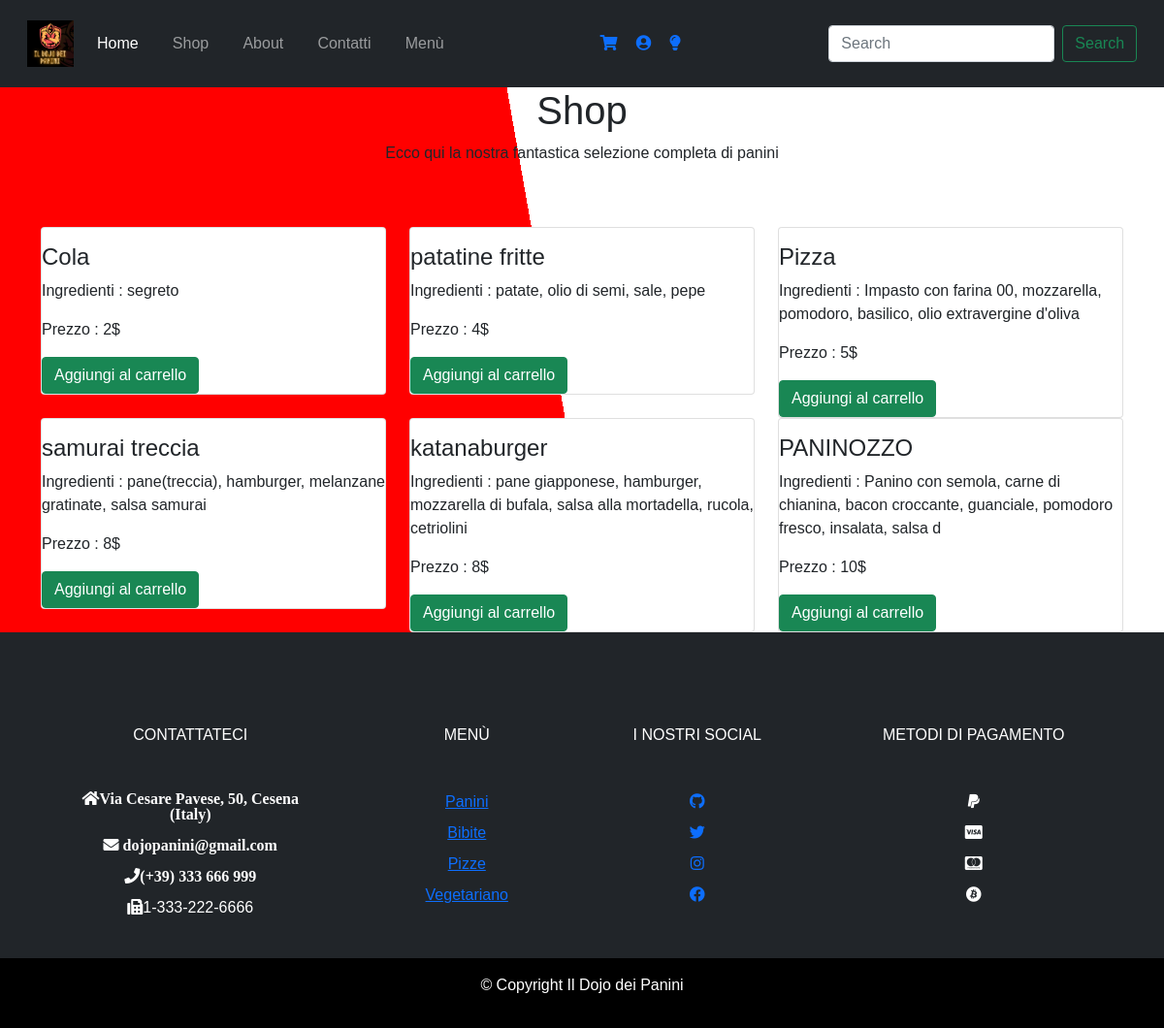
Screenshot of /php/shop.php with the database file from the repository.
### tables this page shows
CREATE TABLE IF NOT EXISTS `prodotti` (
  `codice_prodotto` int(10) UNSIGNED NOT NULL AUTO_INCREMENT,
  `nome` varchar(30) NOT NULL,
  `prezzo` int(4) NOT NULL,
  `quantita_disponibile` int(5) NOT NULL,
  `ingredienti` varchar(100) NOT NULL,
  `img` varchar(100) NOT NULL,
  PRIMARY KEY (`codice_prodotto`)
);

### php/shop.php (called while the page is built)
<?php
require_once 'bootstrap.php';
$templateParams["titolo"] = "Shop";
$templateParams["nome"] = "shop-tmplt.php";
$templateParams["products"] = $dbh->getMenuByPriceOrder();
require 'template/base.php';
?>

### php/database.php (called while the page is built, shortened)
<?php
class DatabaseHelper{
    private $db;
    public function __construct($servername, $username, $password, $dbname, $port){
        $this->db = new mysqli($servername, $username, $password, $dbname, $port);
    }
    public function getMenuByPriceOrder() {
        $stmt = $this -> db -> prepare("SELECT * FROM prodotti ORDER BY prezzo ASC");
        $stmt->execute();
        $result = $stmt->get_result();
        return $result->fetch_all(MYSQLI_ASSOC);
    }
}
?>

### php/bootstrap.php (called while the page is built, shortened)
<?php
require_once("../php/database.php");
$dbh = new DatabaseHelper("localhost", "root", "", "dojo", 3306);
?>

### php/template/shop-tmplt.php (the view, shortened to what this page needs)
<section class="food">
                <div class="food-card wrapper">
                  <div class="container">
                    <div class="row">
                      <div class="col-sm-12">
                        <div class="text-content text-center">
                          <h1><?php echo $templateParams["titolo"]?></h1>
                          <p>Ecco qui la nostra fantastica selezione completa di panini</p>
                        </div>
                      </div>
                    </div>
                    <div class="row pt-5">
                        <?php foreach($templateParams["products"] as $prod):?>
                        <div class="col-lg-4 col-md-6 mb-lg-0 mb-5">
                            <div class="card">
                            <div class="pt-3">
                                <h4><?php echo $prod["nome"]?></h4>
                                <p>Ingredienti : <?php echo $prod["ingredienti"]?></p>
                                <p class="prezzo">Prezzo : <?php echo $prod["prezzo"]?>$</p>
                                <input type="button" class="btn btn-success" value="Aggiungi al carrello" />
                            </div>
                            </div>
                        </div>
                        <?php endforeach;?>
                    </div>
                  </div>
                </div>
              </section>

### php/template/base.php (shortened to what this page needs)
<!DOCTYPE html>
<html lang="it">
    <head>
        <link href="https://cdn.jsdelivr.net/npm/bootstrap@5.1.3/dist/css/bootstrap.min.css" rel="stylesheet">
        <link href="../css/base_style.css" rel="stylesheet" type="text/css"/>
        <link rel="stylesheet" href="https://use.fontawesome.com/releases/v5.8.2/css/all.css">
    </head>
    <body>
        <header>
        <nav class="navbar navbar-expand-lg navbar-dark bg-dark">
            <div class="container-fluid">
              <a class="navbar-brand" href="#"><img src="../imgs/logo.png" class="d-inline-block align-top logo-img" alt="Logo Dojo dei Panini" /></a>
              <div class="collapse navbar-collapse" id="navbarSupportedContent">
                <ul class="navbar-nav me-auto mb-2 mb-lg-0">
                  <li class="nav-item">
                    <a class="nav-link active" aria-current="page" href="#">Home</a>
                  </li>
                  <li class="nav-item">
                    <a class="nav-link" href="shop.php">Shop</a>
                  </li>
                  <li class="nav-item">
                    <a class="nav-link" href="../html/about.html">About</a>
                  </li>
                  <li class="nav-item">
                    <a class="nav-link" href="../html/contatti.html">Contatti</a>
                  </li>
                  <li class="nav-item">
                    <a class="nav-link" href="#">Menù</a>
                  </li>
                </ul>
                <ul class="navbar-nav me-auto mb-2 mb-lg-0">
                  <li class="nav-item">
                    <a href="../html/shop.html"><i class="fas fa-shopping-cart"></i><span class="sr-only">Shop</span></a>
                  </li>
                  <li class="nav-item">
                    <a href="../html/login.html"><i class="fas fa-user-circle"></i><span class="sr-only">Account</span></a>
                  </li>
                  <li class="nav-item">
                    <a href="#"><i class="fas fa-lightbulb"></i><span class="sr-only">Theme</span></a>
                  </li>
                </ul>
                <form class="d-flex">
                  <input class="form-control me-2" type="search" placeholder="Search" aria-label="Search">
                  <button class="btn btn-outline-success" type="submit">Search</button>
                </form>
              </div>
            </div>
          </nav>
        </header>
        <main>
        <?php
        if(isset($templateParams["nome"])){
            require($templateParams["nome"]);
        }
        ?>
        </main>
        <footer class="page-footer bg-dark">
            <div class="bg-dark">
            <div class="container">
                <div class="row py-4 d-flex align-items-center">
                </div>
            </div>
            </div>
            <div class="container text-center text-md-left mt-5">
            <div class="row">
                <div class="col-md-3 mx-auto mb-4">
                <h6 class="text-uppercase font-weight-bold">Contattateci</h6>
                <ul class="list-unstyled">
                    <li class="my-2"><i class="fas fa-home">Via Cesare Pavese, 50, Cesena (Italy)</i></li>
                    <li class="my-2"><i class="fas fa-envelope"> dojopanini@gmail.com</i></li>
                    <li class="my-2"><i class="fas fa-phone">(+39) 333 666 999</i></li>
                    <li class="my-2"><i class="fas fa-fax"></i>1-333-222-6666</li>
                </ul>
                </div>
                <div class="col-md-2 mx-auto mb-4">
                <h6 class="text-uppercase font-weight-bold">Menù</h6>
                <ul class="list-unstyled">
                    <li class="my-2"><a href="../html/shop.html">Panini</a></li>
                    <li class="my-2"><a href="../html/shop.html">Bibite</a></li>
                    <li class="my-2"><a href="../html/shop.html">Pizze</a></li>
                    <li class="my-2"><a href="../html/shop.html">Vegetariano</a></li>
                </ul>
                </div>
                <div class="col-md-2 mx-auto mb-4">
                <h6 class="text-uppercase font-weight-bold">I nostri social</h6>
                <ul class="list-unstyled">
                    <li class="my-2"><a href="https://github.com/Luca-Ale/Il-dojo-dei-panini"><i class="fab fa-github"></i></a></li>
                    <li class="my-2"><a href=""><i class="fab fa-twitter"></i></a></li>
                    <li class="my-2"><a href=""><i class="fab fa-instagram"></i></a></li>
                    <li class="my-2"><a href=""><i class="fab fa-facebook"></i></a></li>
                </ul>
                </div>
                <div class="col-md-3 mx-auto mb-4">
                <h6 class="text-uppercase font-weight-bold">Metodi di pagamento</h6>
                <ul class="list-unstyled">
                    <li class="my-2"><i class="fab fa-paypal"></i></li>
                    <li class="my-2"><i class="fab fa-cc-visa"></i></li>
                    <li class="my-2"><i class="fab fa-cc-mastercard"></i></li>
                    <li class="my-2"><i class="fab fa-bitcoin"></i></li>
                </ul>
                </div>
            </div>
            </div>
            <div class="footer-copyright text-center py-3">
            <p>&copy; Copyright Il Dojo dei Panini</p>
            </div>
        </footer>
    </body>
</html>

### css/base_style.css (style rules this page uses)
body { background: linear-gradient(-100deg, white 50%, red 50%); font-family: century-gothic, sans-serif; font-weight: 400; font-style: normal; }
.logo-img { width: 48px; height: 48px; }
.navbar { padding: .999rem; }
.navbar li { padding-right: 1.2em; }
.page-footer { color: white; }
.footer-copyright { background-color: black; }

### rows the page displays
prodotti: nome "Cola", ingredienti "segreto", prezzo "2"
prodotti: nome "patatine fritte", ingredienti "patate, olio di semi, sale, pepe", prezzo "4"
prodotti: nome "Pizza", ingredienti "Impasto con farina 00, mozzarella, pomodoro, basilico, olio extravergine d'oliva", prezzo "5"
prodotti: nome "samurai treccia", ingredienti "pane(treccia), hamburger, melanzane gratinate, salsa samurai", prezzo "8"
prodotti: nome "katanaburger", ingredienti "pane giapponese, hamburger, mozzarella di bufala, salsa alla mortadella, rucola, cetriolini", prezzo "8"
prodotti: nome "PANINOZZO", ingredienti "Panino con semola, carne di chianina, bacon croccante, guanciale, pomodoro fresco, insalata, salsa d", prezzo "10"

### other values shown
$templateParams["titolo"] "Shop"
